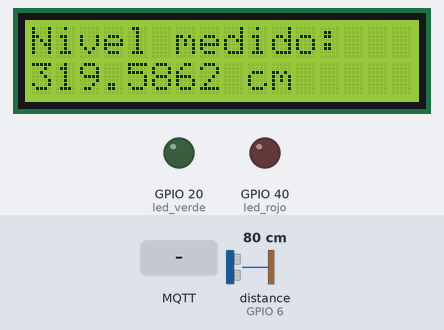
A program run on a simulated ESP32 board running MicroPython. On the bench: 16×2 character LCD, output pins drawn as LEDs (lit = HIGH). The test bench sets the inputs (shaded band); at power-on: distance to the obstacle (sensor on GPIO 6) 80 cm. The echo pulse lasts 58.3 µs per cm; WiFi joins after 1.5 s; no MQTT or app messages arrive unless stated; library files of the repository ran but are not shown: lcd_api.py, machine_i2c_lcd.py; pins used as bus, display or sensor lines are not drawn; what the program prints to the serial console is not drawn.

Above: at 8.3 s.
8.4 s: distance to the obstacle (sensor on GPIO 6) set to 296 cm
At 13.2 s:
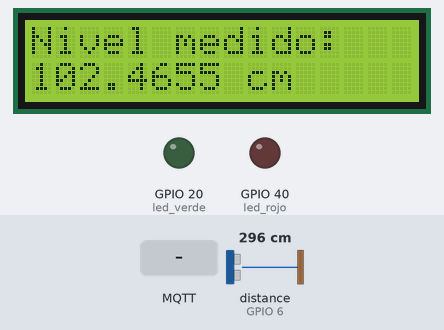
17.7 s: distance to the obstacle (sensor on GPIO 6) set to 299 cm
At 23.5 s:
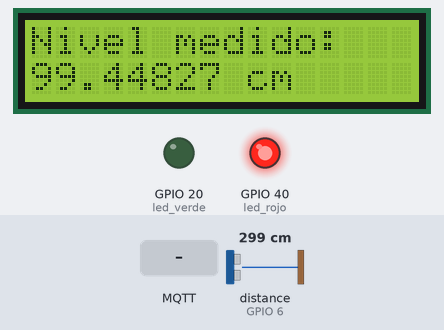
23.8 s: MQTT message "prender" arrives on the first subscribed topic
At 28.0 s:
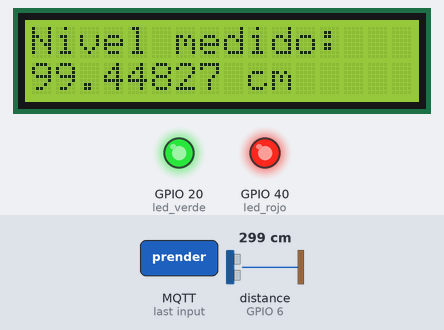
33.1 s: distance to the obstacle (sensor on GPIO 6) set to 2 cm
At 38.7 s:
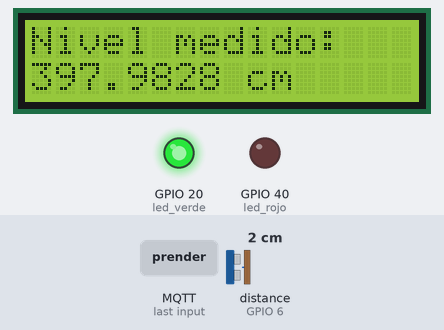
39.0 s: MQTT message "apagar" arrives on the first subscribed topic
At 44.0 s:
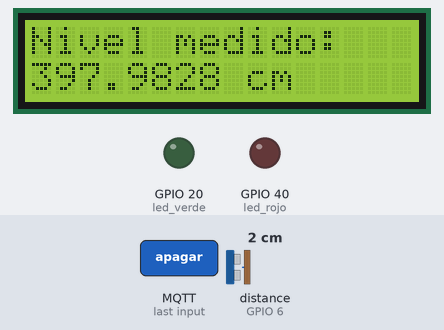
Timing chart, 0 to 45.5 s (numbered marks = the images above; inputs shaded):
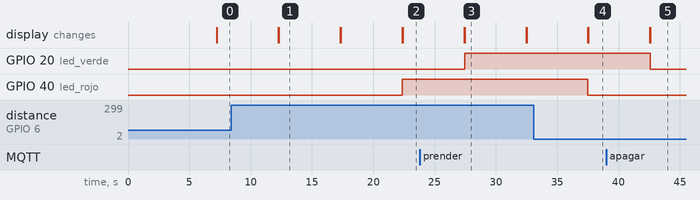

The program:

main.py
```python
print("Hello, ESP32-S3!")

from machine import Pin
import utime
from machine import time_pulse_us   #time_pulse_us se usa para medir cuanto tiempo en micro segundos un pin permanece en alto o bajo
from machine import I2C
import network

from umqtt.simple import MQTTClient #Para trabajar con MQTT

from lcd_api import LcdApi


from machine_i2c_lcd import I2cLcd

# Conexión WiFi
ssid = "Wokwi-GUEST"
password = ""

wifi = network.WLAN(network.STA_IF)
wifi.active(True)
wifi.connect(ssid, password)

print("Conectando a WiFi...")
while not wifi.isconnected():
    utime.sleep(1)
print("Conectado! IP:", wifi.ifconfig()[0])


# Conectarse a un servidor MQTT:
# Configuración del broker
MQTT_BROKER = "test.mosquitto.org"      # Direccion de mi broken
CLIENT_ID = "ESP32_Nivel"               # Id de mi cliente
TOPIC_SUB = b"tanque/luz"               # Topico al que me suscribo para leer valores
TOPIC_PUB = b"tanque/nivel"             # Topico al que publico el valor del nivel

# Conectar al broker

client = MQTTClient(
    CLIENT_ID,                 # ID único de tu ESP32
    MQTT_BROKER,               # Dirección del broker (IP o dominio)
    port=1883,                 # Puerto MQTT (1883 sin SSL, 8883 con SSL)
)


client.connect()

print("Conectado al broker MQTT")

# Callback: qué hacer cuando llega un mensaje

def mensaje_llegado(topic, msg):            # topic y msg son variables cuyos valores son asignados por la libreria simple.mqtt al recibir un mensaje en un topico
    print("Mensaje en:", topic, "=>", msg)
    if msg.decode() == "prender":                 # Comparo el mensaje recibido convertido a texto
        led_verde.value(1)                  # Enciendo el led verde
    elif msg.decode() == "apagar":               # Comparo el mensaje recibido convertido a texto
        led_verde.value(0)                  # Apago el led verde


########################

client.set_callback(mensaje_llegado)        # Al llegar un mensaje a un topico suscripto, ejecuto la funcion "mensaje_llegando"


# Suscribirse a un tema
client.subscribe(TOPIC_SUB)
print("Suscrito a:", TOPIC_SUB)


# nota de la instalacion fisica del sensor:
print("\nNOTA: Se considera que el sensor esta ubicado a 400 cm por encima del fondo del tanque, y el mismo se usa para medir la distancia que hay entre el sensor y el pelo de agua en el tanque\n")
utime.sleep(5)
#

I2C_BUS=I2C(0, scl=Pin(35), sda=Pin(36), freq=400000)  # Inicio el bus I2C (Nº 0) en los pines 35 y 36
devices = I2C_BUS.scan()                               # Escaneo direccion de los dispositivos IC2 conectados al BUS
print("Direccion de dispositivos I2C:",devices)

led_rojo = Pin(40,Pin.OUT)
disparo = Pin(5,Pin.OUT)
eco=Pin(6,Pin.IN)
led_verde = Pin(20,Pin.OUT)         # Empleo el PIN GPIO20 como salida para conectar el led verde

#funcion para medir distancia

def medir():
    #disparo.value(0)           # pongo el pin de disparo en 0
    #time.sleep_us(5)          # espero 5 micro segundos
    disparo.value(1)           # pongo el ping de disparo en 1 (alto)
    utime.sleep_us(10)         # espero 10 micro segundos con el ping de disparo en alto, que es el tiempo de disparo o ancho de pulso minomo recomendado por los datos del sensor
    disparo.value(0)           # pongo la salida de disparo del sensor de distancia en cero nuevamente en bajo

    tiempo_eco=time_pulse_us(eco,1,23200)    # mido el tiempo en que la entrada eco permanece en alto, el cual me va a determinar la distancia medida por el sensor. Espera en la medicion hasta los 23200 que corresponden a la maxima distancia que mide el sensor (400 cm ) 400*58=23200

    distancia_cm=(tiempo_eco)/58
    return distancia_cm


# Inicializar LCD 16x2
lcd = I2cLcd(I2C_BUS, 0x27, 2, 16)

while True:

    nivel=400 - medir()

    print("\nEl nivel de agua medido en el tanque es de: ",nivel," cm")

    #Alarma por nivel bajo
    if nivel < 100:
        led_rojo.value(1)    # Enciendo el led rojo de alerta de nivel bajo si el nivel es inferior a los 100 cm
        print("PRECAUCION! Nivel bajo ! Nivel por debajo de los 100 cm")
    else:
        led_rojo.value(0)    # Apago el led si el nivel esta por enciam de los 100 cm

    lcd.clear()
    lcd.putstr("Nivel medido:")
    lcd.move_to(0,1)
    lcd.putstr(str(nivel)+" cm")


# Comunicacion con el broken:

    #client.check_msg()  # Revisa si hay mensajes nuevos
    # Ejemplo: publicar cada 5 segundos
    client.publish(TOPIC_PUB, str(nivel))
    print("Valor de nivel enviado al broken:", nivel," cm")

    client.check_msg()    # Reviso si hay un menssaje nuevo en algun topico. Si hay se ejecutara el callback, si no hay continuo el codigo

    utime.sleep(5)       # espero 10 segundo antes de repetir el ciclo
```

Measured:
- the behaviour switches between 298 and 299 cm on distance to the obstacle (sensor on GPIO 6) (found by bisection; images 1 and 2)
- after the input at 8.4 s, the display: first differs from a run without the input after 3.9 s (image 1)
- after the input at 17.7 s, GPIO 40 (led_rojo): LOW → HIGH after 4.7 s; the display: first differs from a run without the input after 4.7 s (image 2)
- after the input at 23.8 s, GPIO 20 (led_verde): LOW → HIGH after 3.6 s
- after the input at 33.1 s, GPIO 40 (led_rojo): HIGH → LOW after 4.4 s; the display: first differs from a run without the input after 4.4 s (image 4)
- after the input at 39.0 s, GPIO 20 (led_verde): HIGH → LOW after 3.6 s
- what the display in image 1 shows lasts 5.0 s, from 12.3 s to 17.3 s
